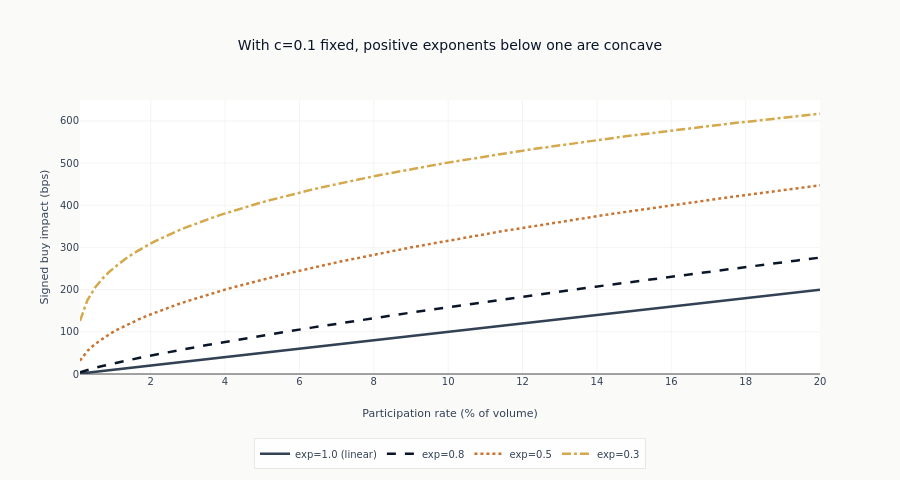

Notebook cell for this chart:
### Code cell
exponent_fig.update_layout(
    title="With c=0.1 fixed, positive exponents below one are concave",
    xaxis_title="Participation rate (% of volume)",
    yaxis_title="Signed buy impact (bps)",
    height=480,
    legend=dict(orientation="h", y=-0.23, x=0.5, xanchor="center"),
    margin=dict(b=105),
)
exponent_fig.update_yaxes(rangemode="tozero")
exponent_fig.show()
